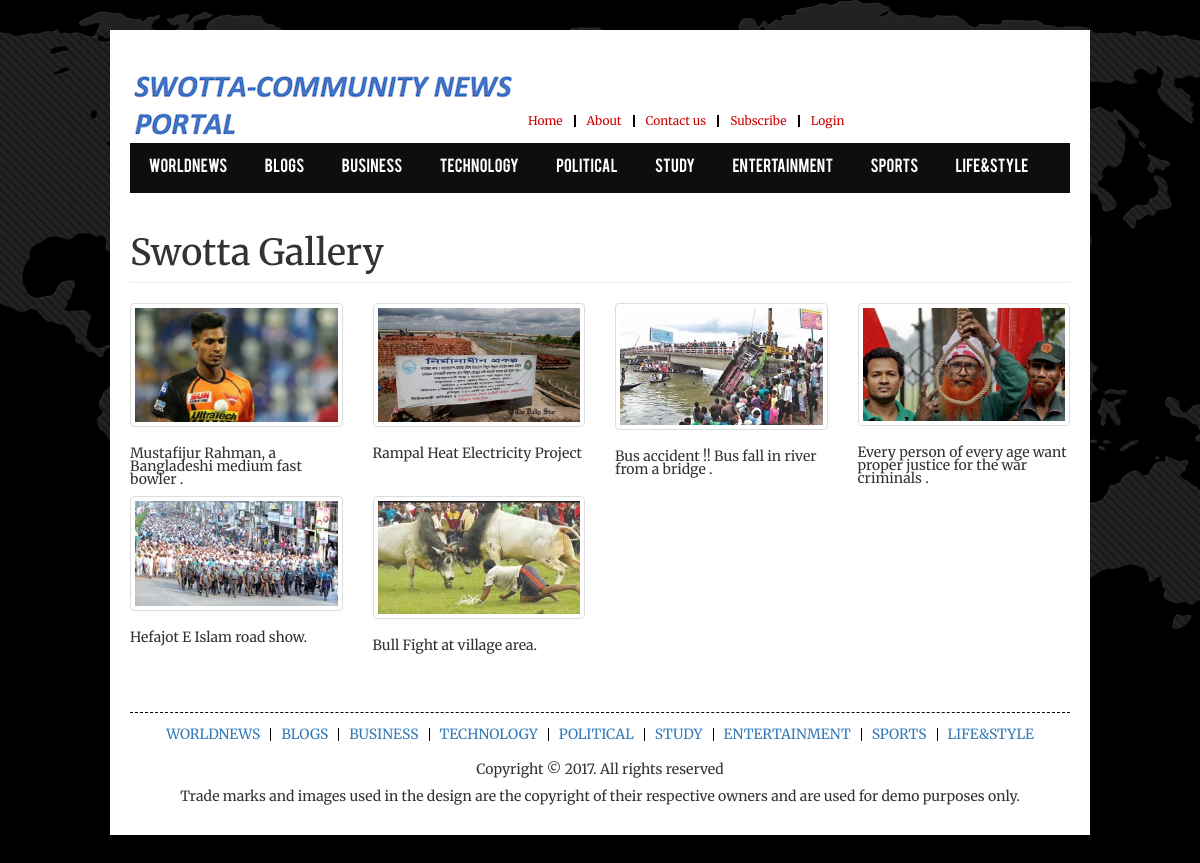
/imagegallery.php, run on the app's committed database.
### tables this page shows
CREATE TABLE `category` (
  `id` int(20) NOT NULL,
  `name` varchar(500) NOT NULL
);

CREATE TABLE `gallery` (
  `id` int(11) NOT NULL,
  `head` text NOT NULL,
  `image` varchar(500) NOT NULL,
  `type` int(11) NOT NULL DEFAULT '0',
  `createdat` timestamp NOT NULL DEFAULT CURRENT_TIMESTAMP
);

### php/allFunctions.php (called while the page is built, shortened)
<?php
include "php/dbConnection.php";
  function getCategory(){
    global $connection;
    $query = "SELECT * FROM category";
    $result = mysqli_query($connection, $query);
    return $result;
  }
function getAllExtra($tablename, $pid=null){
  global $connection;
  $query = "SELECT * FROM ".$tablename;
  return mysqli_query($connection, $query);
}
?>

### imagegallery.php (the view, shortened to what this page needs)
<?php
include_once('php/allFunctions.php');
$catresult = getCategory();
?>
<!DOCTYPE html>
<html>
<head>
<link rel="stylesheet" type="text/css" href="assets/font/font.css">
<link rel="stylesheet" type="text/css" href="https://maxcdn.bootstrapcdn.com/bootstrap/3.3.7/css/bootstrap.min.css" media="screen" />
<link rel="stylesheet" type="text/css" href="assets/css/style.css" media="screen" />
<link rel="stylesheet" type="text/css" href="assets/css/responsive.css" media="screen" />
<link rel="stylesheet" type="text/css" href="assets/css/jquery.bxslider.css" media="screen" />
<link rel="stylesheet" type="text/css" href="assets/css/contact.css">
</head>
<body>
<div class="body_wrapper">
  <div class="center">
    <div class="header_area">
      <div class="logo floatleft"><a href="#"><img src="images/logo12.png" alt="" /></a></div>
      <br>
      <br>
      <br>
      <br>
      <span class="top_menu">
        <ul>
          <li><a href="index.php">Home</a></li>
          <li><a href="#">About</a></li>
          <li><a href="contact.php">Contact us</a></li>
          <li><a href="newsletters.php">Subscribe</a></li>
            <?php
          if(isset($_SESSION['email'])){
                $email=$_SESSION['email'];
                if(isset($_SESSION['admin'])){
                  print('<li><a href="admin.php">Admin</a></li>');
                }
                  print('<li><a href="logout.php">Logout</a></li>');
              }
               else {
                print('<li><a href="login.php">Login</a></li>');
             }
        ?>
        </ul>
      </span>
   </div>
     <div class="main_menu_area">
                <ul id="nav">
    <?php
             while ($cat=mysqli_fetch_assoc($catresult)) {
                  printf('<li><a href="allnews.php?catname=%s&cid=%s">%s</a>
                    <ul> ',$cat['name'],$cat['id'], $cat['name']);
                  $scatresult = getSubCategory($cat['id']);
                  while($scat=mysqli_fetch_assoc($scatresult)){
                        printf('<li><a href="newsdetails.php?cname=%s&scname=%s&cid=%s&scid=%s">%s</a></li>',$cat['name'],$scat['name'],$cat['id'],$scat['id'], $scat['name']);
                    }
                      print('</ul>
                  </li>');
             }
        ?>
      </ul>
    </div>
            <?php
               $result = getAllExtra("gallery");
               printf('<div class="row">
                <div class="col-lg-12">
                <h1 class="page-header">Swotta Gallery</h1>
            </div>
            </div>');
               $cnt=0;
               $flag = true;
               while ($row=mysqli_fetch_assoc($result)) {
                    if($cnt%4==0){
                      printf('<div class="row">');
                      $flag=false;
                    }
                   printf('<div class="col-lg-3 col-md-4 col-xs-6 thumb">
                           <a class="thumbnail" href="#">
                          <img class="img-responsive" src="%s" alt="">
                       </a>
                       <p>%s</p>
                    </div>', $row['image'], $row['head']);
                  if(($cnt+1)%4==0){
                    print("</div>");
                    $flag=true;
                  }
                  $cnt++;
               }
            if($flag==false){
              printf('</div>');
            }
            ?>
     <div style="border-top: 1px dashed black; margin-top: 50px;"></div>
     <div class="footer_bottom_area">
      <div class="footer_menu">
        <ul id="f_menu">
            <?php
           $catforfooter = getCategory();
             while ($cat=mysqli_fetch_assoc($catforfooter)) {
                  printf('<li><a href="allnews.php?catname=%s&cid=%s">%s</a></li>',$cat['name'],$cat['id'],$cat['name']);
             }
        ?>
        </ul>
      </div>
      <div class="copyright_text">
        <p>Copyright &copy; 2017. All rights reserved </p>
        <p>Trade marks and images used in the design are the copyright of their respective owners and are used for demo purposes only.</p>
      </div>
    </div>
     </div>
  </div>
</body>
</html>

### assets/css/style.css (style rules this page uses)
* { margin:0; padding:0 }
body { font-family:Arial; line-height:13px; background:url("images/site_bg.png") top center no-repeat fixed #000; min-height: 100vh; }
a { text-decoration:none }
img { max-width:100%; height:auto }
.floatleft { float:left }
.center { min-height: 100vh; width:980px; display:block; margin:0 auto; padding:20px; background:#fff; transition:all 1.3s ease 0s; -moz-transition:all 1.3s ease 0s; -webkit-transition:all 1.3s ease 0s; -o-transition:all 1.3s ease 0s; -ms-transition:all 1.3s ease 0s }
div { overflow:hidden }
#nav { display:block }
#f_menu { display:block }
.body_wrapper { min-height: 100vh; background:url("images/body_bg.png") repeat; margin-top:30px; margin-bottom:30px }
.logo { margin-top:20px }
.top_menu { margin-left:60px; margin-top:60px; width:330px }
.top_menu ul { list-style:none outside none; margin:0; padding:0 }
.top_menu ul li { float:left; border-right:2px solid #000 }
.top_menu ul li:last-child { border-right:none }
.top_menu ul li a { color:#CF0000; display:block; font-size:12px; padding:0 11px; line-height:12px }
.main_menu_area { overflow: visible; background:#0D0E0F; min-height: 50px; }
.main_menu_area ul { margin:0; padding:0; list-style:none }
.main_menu_area ul li { float:left; position:relative }
.main_menu_area ul li a { color:#FFF; display:block; font-family:'bebasregular'; font-size:15px; padding:18px 18.7px }
.footer_bottom_area { text-align: center; margin-top:15px }
.footer_menu { margin-bottom:20px }
.footer_menu ul { margin:0; padding:0; list-style:none }
.footer_menu ul li { border-right:1px solid #000; display:inline }
.footer_menu ul li:last-child { border-right:none }
.footer_menu ul li a { display:inline-block; padding:0 10px }
.copyright_text { line-height:17px; text-align:center }

### assets/css/contact.css (style rules this page uses)
html, body { font-family: 'Merriweather', sans-serif; }

### data on the page
category: name "WORLDNEWS"
category: name "BLOGS"
category: name "BUSINESS"
category: name "TECHNOLOGY"
category: name "POLITICAL"
category: name "STUDY"
category: name "ENTERTAINMENT"
category: name "SPORTS"
category: name "LIFE&STYLE"
gallery: image (picture), head "Mustafijur Rahman, a Bangladeshi medium fast bowler ."
gallery: image (picture), head "Rampal Heat Electricity Project"
gallery: image (picture), head "Bus accident !! Bus fall in river from a bridge ."
gallery: image (picture), head "Every person of every age want proper justice for the war criminals ."
gallery: image (picture), head "Hefajot E Islam road show."
gallery: image (picture), head "Bull Fight at village area."
